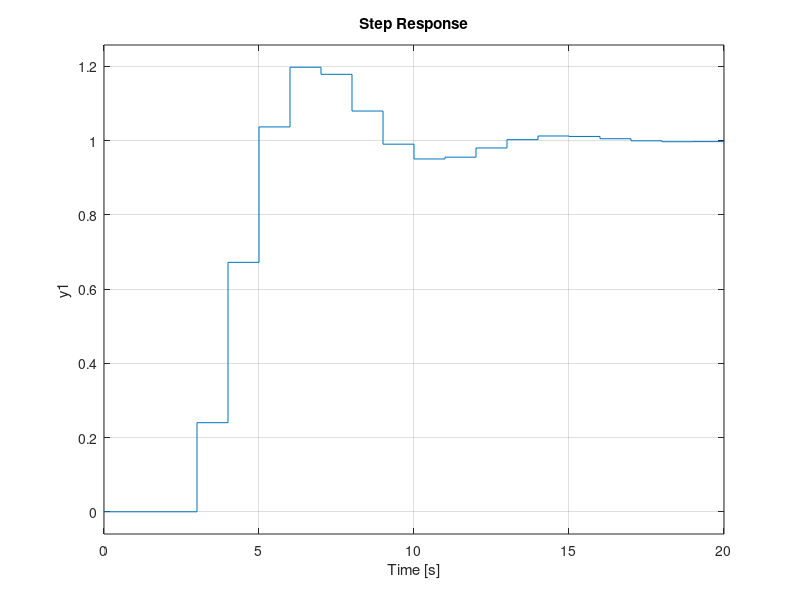

This chart was generated by the following MATLAB code:
% Control por VARIABLES DE ESTADO
% Realimentación de Estados + Referencia
% Tiempo Discreto
%tercer orden
clc
clear all
close all

Ts = 1; %Periodo de Muestreo
B = [0 0 1 0.5];      %Numerador
A = [1 -1 0.01 0.12]; %Denominador
Gd = tf(B,A)

%% Espacio de estados
[Ad,Bd,Cd,Dd] = tf2ss(B,A)
% Ad = [0 1 0;
%       0 0 1;
%       -0.12 -0.01 1];
% Bd =[0;0;1];
% Cd=[0.5 1 0];
% Dd = 0;

%% Sistema aumentado: Planta + Controlador
Aa = [Ad Bd;zeros(1,length(Ad)) 0];
Ba = [zeros(length(Bd),1);1];
Ca = [Cd 0];
Da = [Dd 0];


sys_a =ss(Aa,Ba,Ca,0,Ts)

%% Controlabilidad
Co = [Ba Aa*Ba Aa^2*Ba Aa^3*Ba]
rank(Co)

%% Ecuación característica del Sistema
E_Ca=poly(eig(sys_a));

%% Realimentación de Estados
% Polos deseados sin integrador
Ed = [0.5+i*0.5;0.5-i*0.5;0.1;0.2];
% Ed = [0;0;0;0];
Ps = poly(Ed);

%% Ganancia k_bar 
k_bar=Ps(2:end)-E_Ca(2:end);

%% Transformación de Similitud
Ci = toeplitz(E_Ca(1:end-1));
Ci = triu(Ci);
Q=(Co*Ci)^(-1)

%% Ganancia de Realimentación de Estados
k = k_bar*Q
% k = place(Aa,Ba,Ed)
% k = acker(Aa,Ba,Ed)

%% Ganancias del controlador
Km = [Ad-eye(length(Ad)) Bd;
      Cd*Ad              Cd*Bd];
In = [zeros(1,length(k)-1) 1];
K = (k+In)/Km;

K1 = K(1:end-1)
K2 = K(end)

%% Lazo cerrado
% Af= [Ad                 Bd;
%      K1-K1*Ad-K2*Cd*Ad  1-K1*Bd-K2*Cd*Bd];
% Bf = [zeros(length(Bd),1);K2];
% Cf = Ca;
Af= [Ad-Bd*K1         Bd*K2;
     -Cd*Ad+Cd*Bd*K1  1-Cd*Bd*K2];
Bf = [zeros(length(Bd),1);1];
Cf = Ca;

sys_f=ss(Af,Bf,Cf,0,Ts)

figure
step(tf(sys_f))